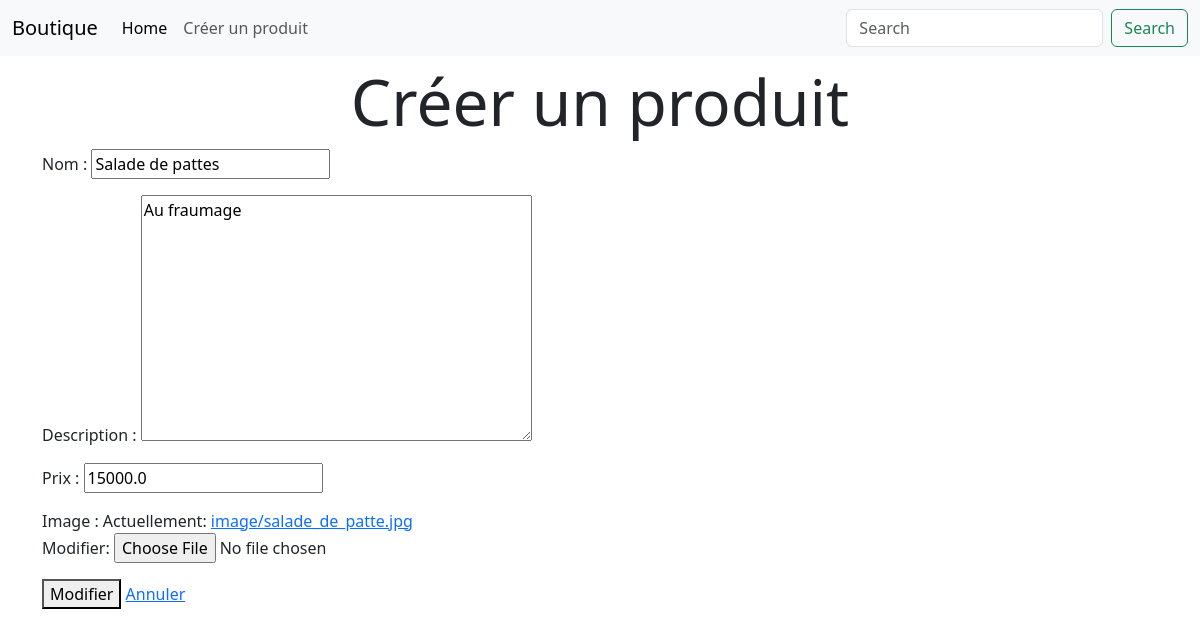
Page /produitUpdate/5/ on the committed database.
### produit/models.py (models this page shows, shortened)
class Produit(models.Model):
    nom = models.CharField(max_length=255)
    description = models.TextField()
    prix = models.FloatField()
    image = models.ImageField(upload_to = 'image/')

### produit/views.py (the view, shortened to what this page needs)
# urls.py: path('produitUpdate/<int:pk>/', UpdateProduct.as_view(), name='produitUpdate'),
class UpdateProduct(View):
    def get(self, request, pk, *args, **kwargs):
        produit = Produit.objects.get(pk=pk)
        form = ProduitForm(instance=produit)
        return render(request, 'produits/produitUpdate.html', {'form': form})

### produit/forms.py (shortened to what this page needs)
class ProduitForm(forms.ModelForm):#créer une forme à partir de model
    prix = forms.FloatField()
    class Meta:
        model = Produit
        fields = ['nom', 'description', 'prix', 'image']

### templates/produits/produitUpdate.html (shortened to what this page needs)
{% extends 'base.html' %}
{% block content %}
<h1 class="text-center display-3">Créer un produit</h1>
<form method="post" enctype="multipart/form-data">
   {{ form.as_p }}
   <button type="submit">Modifier</button>
   <a href="{% url 'produits:index' %}">Annuler</a>
</form>
{% endblock %}

### rows in the picture
Produit: nom "Salade de pattes", description "Au fraumage", prix "15000.0"
